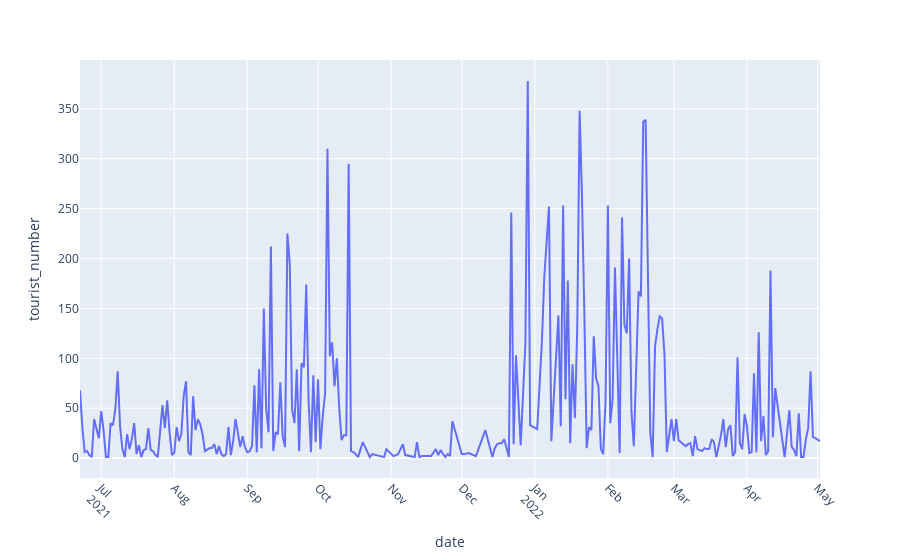

Write notebook code for a chart like this one.
### Markdown cell above
En el siguiente apartado intentaremos aplicar técnicas de análisis de series temporales para aproximar la cantidad de turistas en fechas futuras.

### Code cell
temporal_series_df = sensor_df.copy()

temporal_series_df = temporal_series_df[(temporal_series_df.ssid.isin(sorted_macs.ssid)) & (temporal_series_df.mac.isin(sorted_macs.mac))]

# Solo extraemos la fecha para poder hacer el análisis temporal.
temporal_series_df['date'] = pd.to_datetime(temporal_series_df['date'], unit='ms').dt.date
temporal_series_df['date'] = pd.to_datetime(temporal_series_df['date'])


time_series = temporal_series_df.groupby(by=["date"])['mac'].count()
time_series = time_series.to_frame()
time_series.reset_index(inplace=True)
time_series = time_series.rename(columns = {'mac':'tourist_number'})

fig = px.line(time_series, x="date", y="tourist_number")
fig.update_xaxes(tickangle=45, 
                dtick="M1",
                tickformat="%b\n%Y")
fig.show()

### Figure 1 — Plotly figure (JSON) as saved in the notebook; plotly's stock layout.template omitted (floating-point values rounded to 4 significant figures; data arrays with more than 128 entries replaced by an {"elided": "..."} marker saying what was removed)
{"data": [{"hovertemplate": "date=%{x}<br>tourist_number=%{y}<extra></extra>", "legendgroup": "", "line": {"color": "#636efa", "dash": "solid"}, "mode": "lines", "name": "", "orientation": "v", "showlegend": false, "type": "scatter", "x": {"elided": "267 str values"}, "xaxis": "x", "y": {"elided": "267 int values"}, "yaxis": "y"}], "layout": {"autosize": true, "legend": {"tracegroupgap": 0}, "margin": {"t": 60}, "xaxis": {"anchor": "y", "autorange": true, "domain": [0, 1], "dtick": "M1", "range": ["2021-06-22", "2022-05-02"], "tickangle": 45, "tickformat": "%b\n%Y", "title": {"text": "date"}, "type": "date"}, "yaxis": {"anchor": "x", "autorange": true, "domain": [0, 1], "range": [-19.94, 398.9], "title": {"text": "tourist_number"}, "type": "linear"}}}
